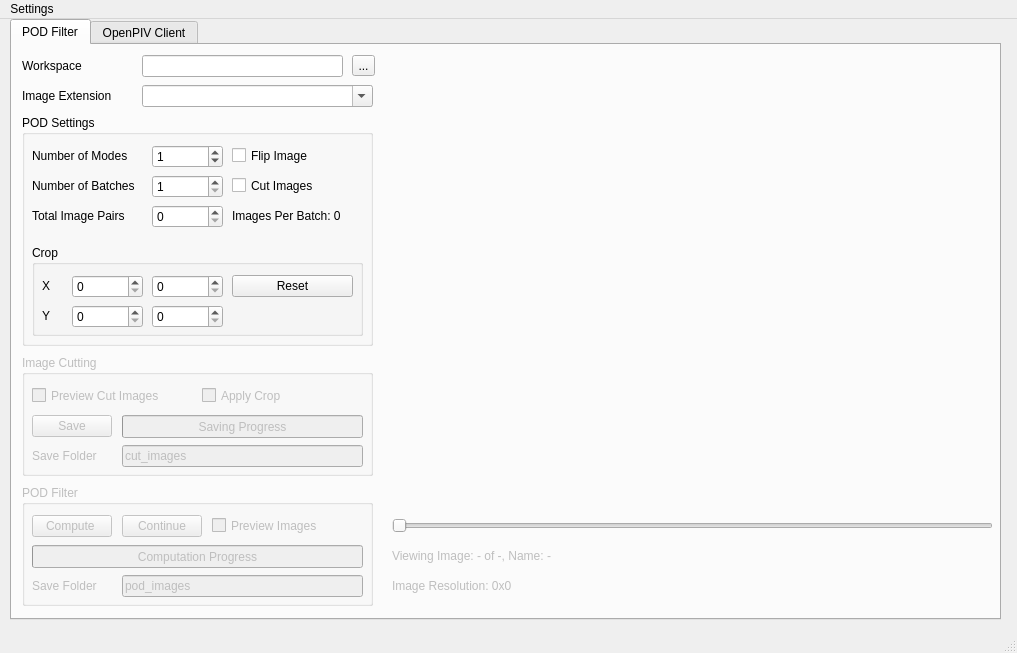
<?xml version="1.0" encoding="UTF-8"?>
<ui version="4.0">
 <class>MainWindow</class>
 <widget class="QMainWindow" name="MainWindow">
  <property name="geometry">
   <rect>
    <x>0</x>
    <y>0</y>
    <width>1017</width>
    <height>653</height>
   </rect>
  </property>
  <property name="windowTitle">
   <string>POD Filter</string>
  </property>
  <widget class="QWidget" name="centralwidget">
   <widget class="QTabWidget" name="mainTabWidget">
    <property name="geometry">
     <rect>
      <x>10</x>
      <y>0</y>
      <width>991</width>
      <height>601</height>
     </rect>
    </property>
    <property name="currentIndex">
     <number>0</number>
    </property>
    <widget class="QWidget" name="podTab">
     <attribute name="title">
      <string>POD Filter</string>
     </attribute>
     <widget class="QLabel" name="loadFolderLabel">
      <property name="geometry">
       <rect>
        <x>10</x>
        <y>10</y>
        <width>91</width>
        <height>21</height>
       </rect>
      </property>
      <property name="text">
       <string>Workspace</string>
      </property>
     </widget>
     <widget class="QSlider" name="imageScrollBar">
      <property name="enabled">
       <bool>false</bool>
      </property>
      <property name="geometry">
       <rect>
        <x>380</x>
        <y>470</y>
        <width>601</width>
        <height>21</height>
       </rect>
      </property>
      <property name="maximum">
       <number>0</number>
      </property>
      <property name="orientation">
       <enum>Qt::Horizontal</enum>
      </property>
     </widget>
     <widget class="QComboBox" name="imageTypeComboBox">
      <property name="geometry">
       <rect>
        <x>130</x>
        <y>40</y>
        <width>231</width>
        <height>22</height>
       </rect>
      </property>
      <property name="editable">
       <bool>true</bool>
      </property>
      <property name="currentText">
       <string/>
      </property>
      <property name="currentIndex">
       <number>-1</number>
      </property>
     </widget>
     <widget class="QToolButton" name="loadFolderButton">
      <property name="geometry">
       <rect>
        <x>340</x>
        <y>10</y>
        <width>23</width>
        <height>21</height>
       </rect>
      </property>
      <property name="text">
       <string>...</string>
      </property>
      <property name="icon">
       <iconset theme="folder">
        <normaloff>.</normaloff>.</iconset>
      </property>
     </widget>
     <widget class="QGroupBox" name="cuttingGroup">
      <property name="enabled">
       <bool>false</bool>
      </property>
      <property name="geometry">
       <rect>
        <x>10</x>
        <y>310</y>
        <width>351</width>
        <height>121</height>
       </rect>
      </property>
      <property name="title">
       <string>Image Cutting</string>
      </property>
      <widget class="QPushButton" name="cuttingSaveButton">
       <property name="enabled">
        <bool>false</bool>
       </property>
       <property name="geometry">
        <rect>
         <x>10</x>
         <y>60</y>
         <width>80</width>
         <height>22</height>
        </rect>
       </property>
       <property name="text">
        <string>Save</string>
       </property>
      </widget>
      <widget class="QProgressBar" name="cuttingSaveProgressBar">
       <property name="enabled">
        <bool>false</bool>
       </property>
       <property name="geometry">
        <rect>
         <x>100</x>
         <y>60</y>
         <width>241</width>
         <height>23</height>
        </rect>
       </property>
       <property name="value">
        <number>0</number>
       </property>
       <property name="format">
        <string>Saving Progress</string>
       </property>
      </widget>
      <widget class="QLabel" name="cuttingSaveFolderLabel">
       <property name="geometry">
        <rect>
         <x>10</x>
         <y>90</y>
         <width>81</width>
         <height>21</height>
        </rect>
       </property>
       <property name="text">
        <string>Save Folder</string>
       </property>
      </widget>
      <widget class="QLineEdit" name="cuttingSaveFolderEdit">
       <property name="enabled">
        <bool>false</bool>
       </property>
       <property name="geometry">
        <rect>
         <x>100</x>
         <y>90</y>
         <width>241</width>
         <height>22</height>
        </rect>
       </property>
       <property name="text">
        <string>cut_images</string>
       </property>
       <property name="readOnly">
        <bool>false</bool>
       </property>
       <property name="placeholderText">
        <string>cut_images</string>
       </property>
      </widget>
      <widget class="QCheckBox" name="previewCutImagesCheckbox">
       <property name="geometry">
        <rect>
         <x>10</x>
         <y>30</y>
         <width>161</width>
         <height>21</height>
        </rect>
       </property>
       <property name="text">
        <string>Preview Cut Images</string>
       </property>
      </widget>
      <widget class="QCheckBox" name="cutApplyCropCheckbox">
       <property name="geometry">
        <rect>
         <x>180</x>
         <y>30</y>
         <width>161</width>
         <height>21</height>
        </rect>
       </property>
       <property name="text">
        <string>Apply Crop</string>
       </property>
      </widget>
     </widget>
     <widget class="QLabel" name="imageResolutionLabel">
      <property name="enabled">
       <bool>false</bool>
      </property>
      <property name="geometry">
       <rect>
        <x>380</x>
        <y>530</y>
        <width>601</width>
        <height>21</height>
       </rect>
      </property>
      <property name="text">
       <string>Image Resolution: 0x0</string>
      </property>
     </widget>
     <widget class="QLabel" name="imageExtensionLabel">
      <property name="geometry">
       <rect>
        <x>10</x>
        <y>40</y>
        <width>101</width>
        <height>21</height>
       </rect>
      </property>
      <property name="text">
       <string>Image Extension</string>
      </property>
     </widget>
     <widget class="QLabel" name="imageNumberLabel">
      <property name="enabled">
       <bool>false</bool>
      </property>
      <property name="geometry">
       <rect>
        <x>380</x>
        <y>500</y>
        <width>591</width>
        <height>21</height>
       </rect>
      </property>
      <property name="text">
       <string>Viewing Image: - of -, Name: -</string>
      </property>
     </widget>
     <widget class="QGroupBox" name="podFilterGroup">
      <property name="enabled">
       <bool>false</bool>
      </property>
      <property name="geometry">
       <rect>
        <x>10</x>
        <y>440</y>
        <width>351</width>
        <height>121</height>
       </rect>
      </property>
      <property name="title">
       <string>POD Filter</string>
      </property>
      <widget class="QPushButton" name="podRunButton">
       <property name="enabled">
        <bool>false</bool>
       </property>
       <property name="geometry">
        <rect>
         <x>10</x>
         <y>30</y>
         <width>80</width>
         <height>22</height>
        </rect>
       </property>
       <property name="text">
        <string>Compute </string>
       </property>
      </widget>
      <widget class="QProgressBar" name="podProgressBar">
       <property name="enabled">
        <bool>false</bool>
       </property>
       <property name="geometry">
        <rect>
         <x>10</x>
         <y>60</y>
         <width>331</width>
         <height>23</height>
        </rect>
       </property>
       <property name="value">
        <number>0</number>
       </property>
       <property name="format">
        <string>Computation Progress</string>
       </property>
      </widget>
      <widget class="QPushButton" name="podContinueButton">
       <property name="enabled">
        <bool>false</bool>
       </property>
       <property name="geometry">
        <rect>
         <x>100</x>
         <y>30</y>
         <width>80</width>
         <height>22</height>
        </rect>
       </property>
       <property name="text">
        <string>Continue</string>
       </property>
      </widget>
      <widget class="QLabel" name="podSaveFolderLabel">
       <property name="geometry">
        <rect>
         <x>10</x>
         <y>90</y>
         <width>81</width>
         <height>21</height>
        </rect>
       </property>
       <property name="text">
        <string>Save Folder</string>
       </property>
      </widget>
      <widget class="QLineEdit" name="podSaveFolderEdit">
       <property name="enabled">
        <bool>false</bool>
       </property>
       <property name="geometry">
        <rect>
         <x>100</x>
         <y>90</y>
         <width>241</width>
         <height>22</height>
        </rect>
       </property>
       <property name="text">
        <string>pod_images</string>
       </property>
       <property name="readOnly">
        <bool>false</bool>
       </property>
       <property name="placeholderText">
        <string>pod_images</string>
       </property>
      </widget>
      <widget class="QCheckBox" name="showComputedImagesCheckbox">
       <property name="enabled">
        <bool>false</bool>
       </property>
       <property name="geometry">
        <rect>
         <x>190</x>
         <y>30</y>
         <width>151</width>
         <height>21</height>
        </rect>
       </property>
       <property name="text">
        <string>Preview Images</string>
       </property>
      </widget>
     </widget>
     <widget class="QWidget" name="verticalLayoutWidget">
      <property name="geometry">
       <rect>
        <x>380</x>
        <y>10</y>
        <width>601</width>
        <height>451</height>
       </rect>
      </property>
      <layout class="QVBoxLayout" name="plotLayout"/>
     </widget>
     <widget class="QGroupBox" name="podSettingsBox">
      <property name="enabled">
       <bool>true</bool>
      </property>
      <property name="geometry">
       <rect>
        <x>10</x>
        <y>70</y>
        <width>351</width>
        <height>231</height>
       </rect>
      </property>
      <property name="title">
       <string>POD Settings</string>
      </property>
      <widget class="QGroupBox" name="podCropBox">
       <property name="geometry">
        <rect>
         <x>10</x>
         <y>130</y>
         <width>331</width>
         <height>91</height>
        </rect>
       </property>
       <property name="title">
        <string>Crop</string>
       </property>
       <widget class="QLabel" name="xCropLabel">
        <property name="geometry">
         <rect>
          <x>10</x>
          <y>30</y>
          <width>53</width>
          <height>21</height>
         </rect>
        </property>
        <property name="text">
         <string>X</string>
        </property>
       </widget>
       <widget class="QLabel" name="yCropLabel">
        <property name="geometry">
         <rect>
          <x>10</x>
          <y>60</y>
          <width>53</width>
          <height>21</height>
         </rect>
        </property>
        <property name="text">
         <string>Y</string>
        </property>
       </widget>
       <widget class="QSpinBox" name="xCropMinBox">
        <property name="geometry">
         <rect>
          <x>40</x>
          <y>30</y>
          <width>71</width>
          <height>23</height>
         </rect>
        </property>
       </widget>
       <widget class="QSpinBox" name="xCropMaxBox">
        <property name="geometry">
         <rect>
          <x>120</x>
          <y>30</y>
          <width>71</width>
          <height>23</height>
         </rect>
        </property>
       </widget>
       <widget class="QSpinBox" name="yCropMinBox">
        <property name="geometry">
         <rect>
          <x>40</x>
          <y>60</y>
          <width>71</width>
          <height>23</height>
         </rect>
        </property>
       </widget>
       <widget class="QSpinBox" name="yCropMaxBox">
        <property name="geometry">
         <rect>
          <x>120</x>
          <y>60</y>
          <width>71</width>
          <height>23</height>
         </rect>
        </property>
       </widget>
       <widget class="QPushButton" name="cropResetButton">
        <property name="geometry">
         <rect>
          <x>200</x>
          <y>30</y>
          <width>121</width>
          <height>22</height>
         </rect>
        </property>
        <property name="text">
         <string>Reset</string>
        </property>
       </widget>
      </widget>
      <widget class="QLabel" name="podModeLabel">
       <property name="geometry">
        <rect>
         <x>10</x>
         <y>30</y>
         <width>121</width>
         <height>21</height>
        </rect>
       </property>
       <property name="text">
        <string>Number of Modes</string>
       </property>
      </widget>
      <widget class="QLabel" name="podPairLabel">
       <property name="geometry">
        <rect>
         <x>10</x>
         <y>90</y>
         <width>121</width>
         <height>21</height>
        </rect>
       </property>
       <property name="text">
        <string>Total Image Pairs</string>
       </property>
      </widget>
      <widget class="QSpinBox" name="podModeBox">
       <property name="geometry">
        <rect>
         <x>130</x>
         <y>30</y>
         <width>71</width>
         <height>23</height>
        </rect>
       </property>
       <property name="maximum">
        <number>5</number>
       </property>
       <property name="value">
        <number>1</number>
       </property>
      </widget>
      <widget class="QSpinBox" name="podPairBox">
       <property name="geometry">
        <rect>
         <x>130</x>
         <y>90</y>
         <width>71</width>
         <height>23</height>
        </rect>
       </property>
      </widget>
      <widget class="QCheckBox" name="podFlipImageCheckbox">
       <property name="geometry">
        <rect>
         <x>210</x>
         <y>30</y>
         <width>131</width>
         <height>21</height>
        </rect>
       </property>
       <property name="text">
        <string>Flip Image</string>
       </property>
      </widget>
      <widget class="QCheckBox" name="podCutImagesCheckbox">
       <property name="enabled">
        <bool>true</bool>
       </property>
       <property name="geometry">
        <rect>
         <x>210</x>
         <y>60</y>
         <width>131</width>
         <height>21</height>
        </rect>
       </property>
       <property name="text">
        <string>Cut Images</string>
       </property>
      </widget>
      <widget class="QLabel" name="podBatchLabel">
       <property name="geometry">
        <rect>
         <x>10</x>
         <y>60</y>
         <width>121</width>
         <height>21</height>
        </rect>
       </property>
       <property name="text">
        <string>Number of Batches</string>
       </property>
      </widget>
      <widget class="QSpinBox" name="podBatchBox">
       <property name="geometry">
        <rect>
         <x>130</x>
         <y>60</y>
         <width>71</width>
         <height>23</height>
        </rect>
       </property>
       <property name="minimum">
        <number>1</number>
       </property>
      </widget>
      <widget class="QLabel" name="podImagesPerBatchLabel">
       <property name="geometry">
        <rect>
         <x>210</x>
         <y>90</y>
         <width>131</width>
         <height>21</height>
        </rect>
       </property>
       <property name="text">
        <string>Images Per Batch: 0</string>
       </property>
      </widget>
     </widget>
     <widget class="QLineEdit" name="loadFolderEdit">
      <property name="enabled">
       <bool>true</bool>
      </property>
      <property name="geometry">
       <rect>
        <x>130</x>
        <y>10</y>
        <width>201</width>
        <height>22</height>
       </rect>
      </property>
      <property name="readOnly">
       <bool>true</bool>
      </property>
     </widget>
    </widget>
    <widget class="QWidget" name="openPIVClientTab">
     <attribute name="title">
      <string>OpenPIV Client</string>
     </attribute>
    </widget>
   </widget>
  </widget>
  <widget class="QMenuBar" name="menubar">
   <property name="geometry">
    <rect>
     <x>0</x>
     <y>0</y>
     <width>1017</width>
     <height>19</height>
    </rect>
   </property>
   <widget class="QMenu" name="menuSettings">
    <property name="title">
     <string>Settings</string>
    </property>
    <widget class="QMenu" name="menuTheme">
     <property name="title">
      <string>Theme</string>
     </property>
     <addaction name="separator"/>
     <addaction name="separator"/>
     <addaction name="actionLight"/>
     <addaction name="actionDark"/>
    </widget>
    <addaction name="saveConfigAction"/>
    <addaction name="loadConfigAction"/>
    <addaction name="menuTheme"/>
    <addaction name="actionSurprise"/>
   </widget>
   <addaction name="menuSettings"/>
  </widget>
  <widget class="QStatusBar" name="statusbar"/>
  <action name="saveConfigAction">
   <property name="text">
    <string>Save Configuration</string>
   </property>
   <property name="shortcut">
    <string>Ctrl+Alt+S</string>
   </property>
  </action>
  <action name="loadConfigAction">
   <property name="text">
    <string>Load Configuration</string>
   </property>
  </action>
  <action name="actionLight">
   <property name="text">
    <string>Light</string>
   </property>
  </action>
  <action name="actionDark">
   <property name="text">
    <string>Dark</string>
   </property>
  </action>
  <action name="actionSurprise">
   <property name="text">
    <string>Surprise</string>
   </property>
  </action>
 </widget>
 <resources/>
 <connections/>
</ui>
